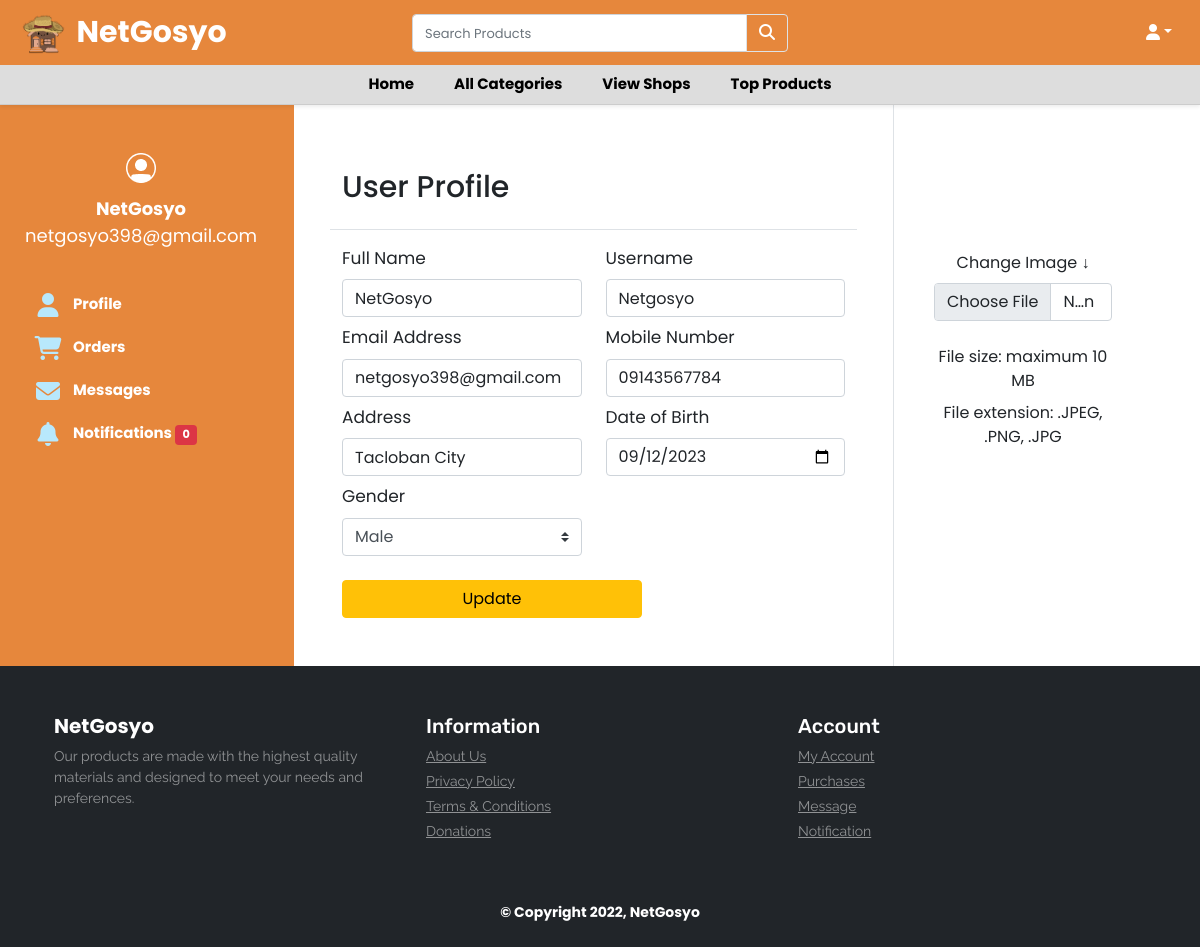
Screenshot of /user.php with the database file from the repository.
### tables this page shows
CREATE TABLE `user_form` (
  `id` int(100) NOT NULL,
  `fullname` varchar(100) NOT NULL,
  `email` varchar(100) NOT NULL,
  `username` varchar(255) NOT NULL,
  `password` varchar(100) NOT NULL,
  `checkout_pass` varchar(250) NOT NULL,
  `phonenumber` varchar(255) NOT NULL,
  `address` varchar(255) NOT NULL,
  `address2` varchar(500) NOT NULL,
  `archipelago` varchar(250) NOT NULL,
  `landmark` varchar(500) NOT NULL,
  `city` varchar(250) NOT NULL,
  `province` varchar(250) NOT NULL,
  `zip` varchar(250) NOT NULL,
  `dateofbirth` varchar(255) NOT NULL,
  `gender` varchar(255) NOT NULL,
  `image` varchar(255) NOT NULL,
  `shopname` varchar(250) NOT NULL DEFAULT 'user',
  `shopdesc` varchar(5000) NOT NULL,
  `vkey` varchar(50) NOT NULL,
  `verify_token` varchar(100) NOT NULL,
  `verified` tinyint(1) NOT NULL DEFAULT 0,
  `register_date` timestamp NOT NULL DEFAULT current_timestamp() ON UPDATE current_timestamp(),
  `id_pic` varchar(255) DEFAULT NULL,
  `has_verified_badge` tinyint(1) DEFAULT NULL,
  `is_banned` tinyint(1) NOT NULL DEFAULT 0,
  `number_verified` tinyint(4) NOT NULL DEFAULT 0
);

### user.php (the view, shortened to what this page needs)
<?php
include('header.php');
include('config.php');
$username = $_SESSION["user_id"];
$findresult = mysqli_query($conn, "SELECT * FROM user_form WHERE id = '$user_id'");
if ($res = mysqli_fetch_array($findresult)) {
	$fullname = $res['fullname'] ?? '';
	$username = $res['username']  ?? '';
	$email = $res['email']  ?? '';
	$phonenumber = $res['phonenumber']  ?? '';
	$address = $res['address']  ?? '';
	$dateofbirth = $res['dateofbirth']  ?? '';
	$gender = $res['gender']  ?? '';
	$image = $res['image']  ?? '';
}
?>
<!DOCTYPE html>
<html>
<head>
    <link rel="stylesheet" type="text/css" href="user_profile/css/style1.css">
    <link href="https://cdn.jsdelivr.net/npm/bootstrap@5.0.0-alpha1/dist/css/bootstrap.min.css" rel="stylesheet">
    <link href="https://cdn.jsdelivr.net/npm/bootstrap@5.0.0-alpha1/dist/js/bootstrap.bundle.min.js" rel="stylesheet">
    <link href="https://cdnjs.cloudflare.com/ajax/libs/jquery/3.2.1/jquery.min.js" rel="stylesheet">
    <link rel="stylesheet" href="https://cdnjs.cloudflare.com/ajax/libs/font-awesome/6.2.0/css/all.min.css"
 />
</head>
<body>
    <form action="" method="post" enctype='multipart/form-data'>
        <div class="mt-6 mb-6">
            <div class="row">
                <div class="col-3 color_left">
                    <div class="d-flex flex-column align-items-center text-center p-3 py-1 pt-5">
                        <div style="max-width:150px">
                            <?php if ($image == NULL) {
								echo '<img src="user_profile/profile.png" class="img-fluid">';
							} else {
								echo '<img src="user-profiles/' . $image . '" class="rounded-circle img-fluid " style="height:150px; width: 150px;">';
							}
							?>
                        </div>
                        <span class="font-weight-bold"><?php echo $fullname; ?></span><span
                            class=><?php echo $email; ?></span><span> </span>
                    </div>
                    <nav id="navbar" class="nav-menu navbar">
                        <ul style="list-style: none;">
                            <?php if ($_SESSION['role'] == 'user') { ?>
                            <li><a href="user.php" class="nav-link scrollto ml-3"><i class="fa-solid fa-user"
                                        style="width:42px;text-align:center"></i> <span>Profile</span></a></li>
                            <li><a href="orders.php" class="nav-link scrollto ml-3"><i class="fa-solid fa-cart-shopping"
                                        style="width:42px;text-align:center"></i> <span>Purchases</span></a></li>
                            <li><a href="messages.php" class="nav-link scrollto ml-3"><i class="fa-solid fa-envelope"
                                        style="width:42px;text-align:center"></i> <span>Messages</span></a></li>
                            <li><a href="notifications.php" class="nav-link scrollto ml-3"><i class="fa-solid fa-bell"
                                        style="width:42px;text-align:center"></i> <span>Notifications <span
                                            class="badge badge-danger"><?= mysqli_num_rows($notifications) ?></span></span></a>
                            </li>
                            <li><a href="user-changepass.php" class="nav-link scrollto ml-3"><i class="fa-solid fa-cog"
                                        style="width:42px;text-align:center"></i> <span>Change Password</span></a></li>
                            <?php } else { ?>
                            <li><a href="user.php" class="nav-link scrollto ml-3"><i class="fa-solid fa-user"
                                        style="width:42px;text-align:center"></i> <span>Profile</span></a></li>
                            <li><a href="orders.php" class="nav-link scrollto ml-3"><i class="fa-solid fa-cart-shopping"
                                        style="width:42px;text-align:center"></i> <span>Orders</span></a></li>
                            <li><a href="messages.php" class="nav-link scrollto ml-3"><i class="fa-solid fa-envelope"
                                        style="width:42px;text-align:center"></i> <span>Messages</span></a></li>
                            <li><a href="notifications.php" class="nav-link scrollto ml-3"><i class="fa-solid fa-bell"
                                        style="width:42px;text-align:center"></i> <span>Notifications <span
                                            class="badge badge-danger"><?= mysqli_num_rows($notifications) ?></span></span></a>
                            </li>
                            <?php } ?>
                        </ul>
                    </nav>
                </div>
                <div class="row col-6 border-right pr-0">
                    <div class="p-5 py-5">
                        <div class="d-flex justify-content-between align-items-center mt-3 mb-3">
                            <h4 class="text-right" style="font-size: 30px;">User Profile</h4>
                        </div>
                        <div class="row mt-2 border-top">
                            <div class="mt-3 col-md-6"><label class="labels" style="font-size: 17px;">Full Name</label>
                                <input type="text" name="fullname" placeholder="Enter your fullname"
                                    class="form-control" value="<?php echo $fullname; ?>">
                            </div>
                            <div class="mt-3 col-md-6"><label class="labels" style="font-size: 17px;">Username</label>
                                <input type="text" name="username" placeholder="Enter your username"
                                    class="form-control" value="<?php echo $username; ?>">
                            </div>
                            <div class="mt-2 col-md-6"><label class="labels" style="font-size: 17px;">Email
                                    Address</label>
                                <input type="text" name="emails" placeholder="Enter your email address"
                                    class="form-control" value="<?php echo $email; ?>">
                            </div>
                            <div class="mt-2 col-md-6"><label class="labels" style="font-size: 17px;">Mobile
                                    Number</label>
                                <input type="text" name="number" placeholder="Enter your mobile number"
                                    class="form-control" value="<?php echo $phonenumber; ?>">
                            </div>
                            <div class="mt-2 col-md-6"><label class="labels" style="font-size: 17px;">Address</label>
                                <input type="text" name="address" placeholder="Enter your address" class="form-control"
                                    value="<?php echo $address; ?>">
                            </div>
                            <div class="mt-2 col-md-6"><label class="labels" style="font-size: 17px;">Date of
                                    Birth</label>
                                <input type="date" name="datebirth" class="form-control"
                                    value="<?php echo $dateofbirth; ?>">
                            </div>
                            <div class="mt-2 mb-4 col-md-6"><label class="labels"
                                    style="font-size: 17px;">Gender</label>
                                <select name="Gender" class="custom-select" id="gender">
                                    <?php if (empty($gender['gender'])) { ?>
                                    <option selected><?php echo $gender; ?></option>
                                    <?php } else { ?>
                                    <option selected><?php echo $gender; ?></option>
                                    <?php } ?>
                                </select>
                            </div>
                        </div>
                        <input type="submit" value="Update" name="update_user" class="btn btn-warning">
                    </div>
    </form>
    <div class="row col-3">
        <div class="p-5 py-5">
            <div class="d-flex justify-content-between align-items-center mt-3 mb-3">
            </div>
            <div class="d-flex flex-column align-items-center text-center p-1 py-6">
                <div style="max-width:256px">
                    <?php if ($image == NULL) {
						echo '<img src="user_profile/profile.png" class="img-fluid">';
					} else {
						echo '<img src="user-profiles/' . $image . '" style="height:80px; width: 80px; " class="rounded-circle img-fluid>';
					}
					?>
                </div>
                <div class="form-group">
                    <br>
                    <label>Change Image &#8595;</label>
                    <input class="form-control" type="file" name="image" style="width:100%;">
                    <br>
                    <label>File size: maximum 10 MB</label>
                    <label>File extension: .JPEG, .PNG, .JPG</label>
                </div>
            </div>
        </div>
    </div>
</body>
</html>
<?php
include('footer.php');
?>

### css/style-header.css (style rules this page uses)
nav { display: flex; align-content: center; justify-content: space-between; }
input { background: transparent; border: 0px; outline: 0px; width: 300px; margin-left: 5px; padding-top: 0px; }
.navbar { font-family: "Poppins", sans-serif; font-weight: bold; }
nav { transition: background-color 0.5s ease; opacity: 1; transition: transform .2s cubic-bezier(0.64,0.04,0.26,0.87), opacity .5s cubic-bezier(0.64,0.04,0.26,0.87); }

### user_profile/css/style1.css (style rules this page uses)
* { font-family: 'Poppins', sans-serif; }
body { min-height: 100vh; align-items: center; justify-content: center; background: #E6873C; }
input::placeholder { font-size: small; opacity: .5; }
.color_left { background: #E6873C; color: white; font-size: large; }
.labels { font-size: 12px }
.nav-menu { padding: 30px 0 0 0; margin-top: 20px; }
.nav-menu * { margin: 0; padding: 0; list-style: none; }
.nav-menu>ul>li { position: relative; white-space: nowrap; }
.nav-menu a, .nav-menu a:focus { display: flex; align-items: center; color: white; padding: 12px 15px; margin-bottom: -5px; transition: 0.3s; font-size: 15px; }
.nav-menu a i, .nav-menu a:focus i { font-size: 24px; padding-right: 8px; color: #B8E8FC; }

### user.php (style rules this page uses)
body { overflow-x: hidden; }

### rows the page displays
user_form: fullname "NetGosyo", email "netgosyo398@gmail.com", username "Netgosyo", emails "netgosyo398@gmail.com", number "09143567784", address "Tacloban City", datebirth "09/12/2023", Gender "Male"

### other values shown
mysqli_num_rows($notifications) "0"
